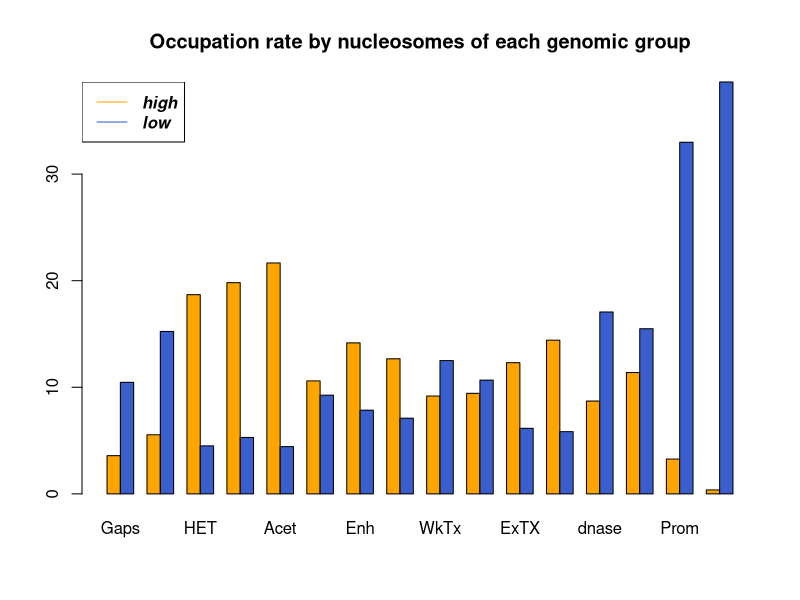

Source code (R): (Note: this script raises an error after producing the figure.)

high <- c(5034304,
          53718887,
          38132224,
          56138639,
          41746961,
          27532780,
          39036132,
          9798722,
          10341308,
          42763699,
          6027959,
          2487007,
          538524,
          2534063,
          1117691,
          27307)


low<-c(14696295,
       147558858,
       9190098,
       14994109,
       8546809,
       24054986,
       21630441,
       5489187,
       14090061,
       48385003,
       3011170,
       1007433,
       1055326,
       3448825,
       11282215,
       2816883)

chromm <- c(140431343,
            968398987,
            204031723,
            283299225,
            192705274,
            259769845,
            275531550,
            77316090,
            112670143,
            453421405,
            48973600,
            17247249,
            6184196,
            22260403,
            34202199,
            7290089)

#cancer
GF<-c("Gaps","Quies","HET","PolycRep","Acet","WkEnh","Enh", "TxEnh","WkTx","Tx","ExTX","znf","dnase","bP","Prom",'TSS')
barplot(rbind((high/chromm)*100, (low/chromm)*100), beside=T,names.arg = GF, col=c("orange","royalblue3"), main="Occupation rate by nucleosomes of each genomic group") #diviser par tot high + low
legend(x = "topleft", lty = c(1,1,1), text.font = 4,
       col= c("orange", "royalblue3"),text.col = "black", 
       legend=c( "high","low")) 


for (i in 1:length(x8)){
  mat <- matrix(c(high[i], chromm[i]-high[i], low[i], chromm[i]-low[i]), nrow=2, ncol=2)
  print(chisq.test(mat))
}
